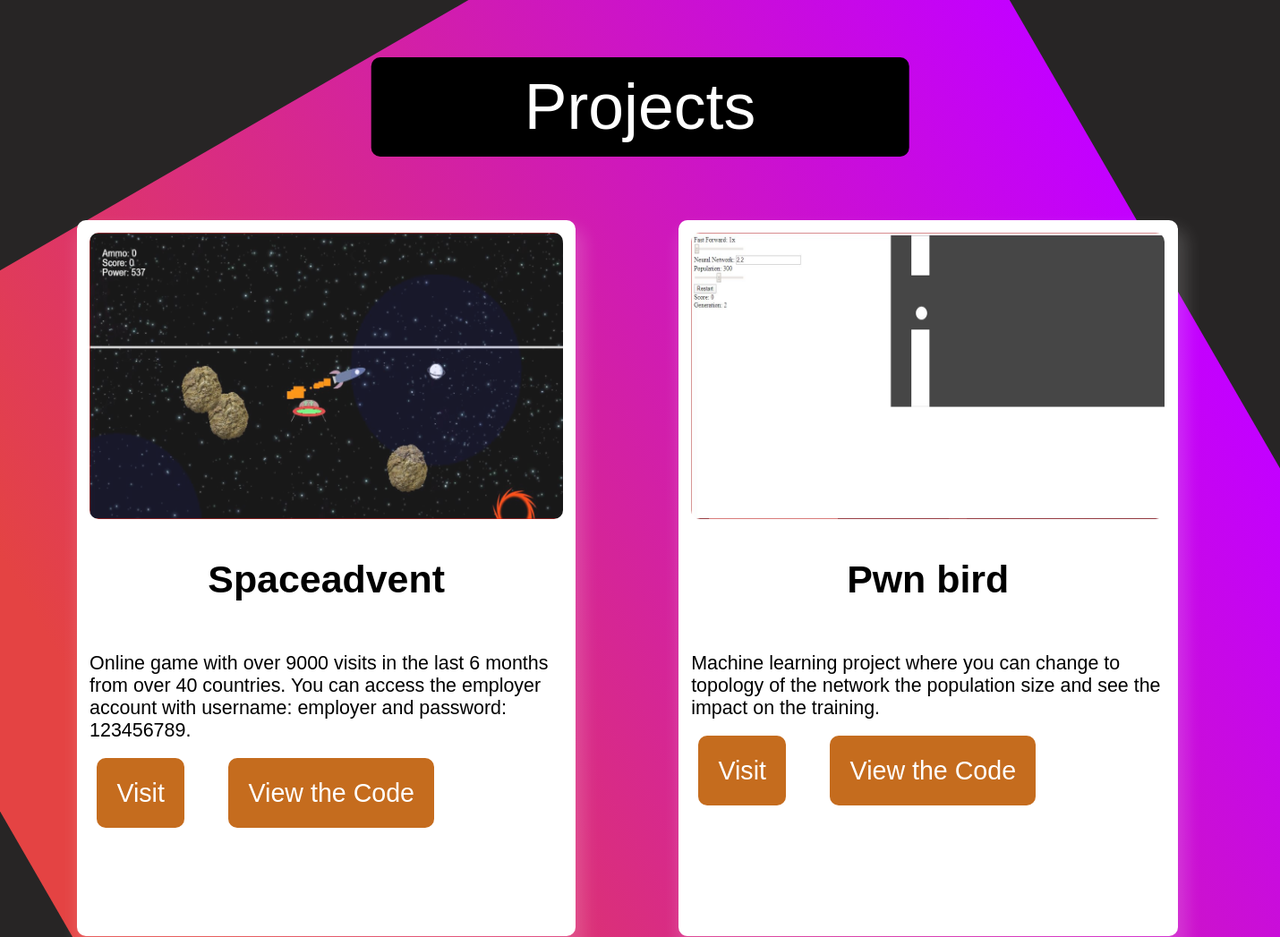
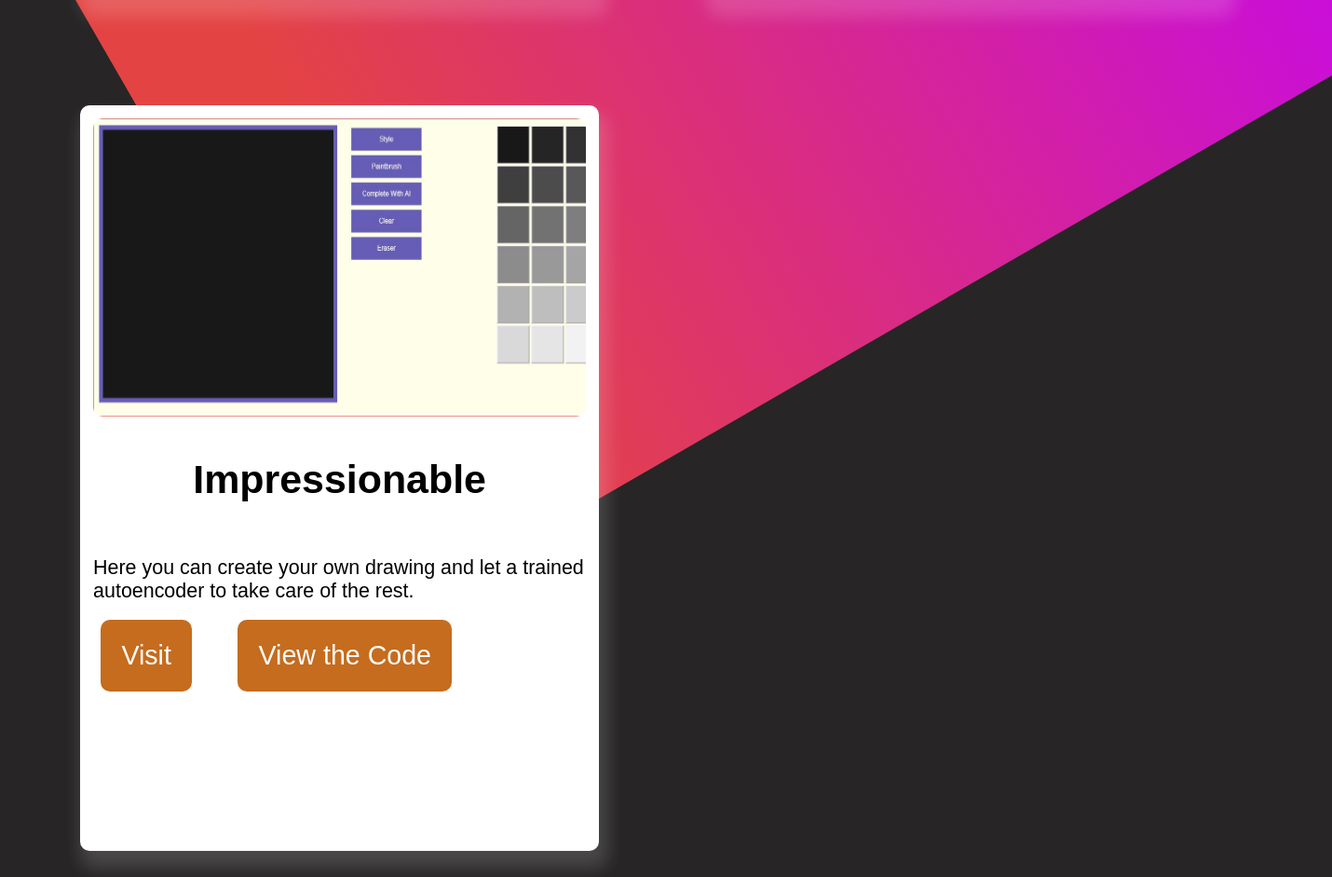
The page /proj on the database its author committed (2 pictures, top to bottom).
### projects/models.py (models this page shows)
class Project(models.Model):
    name = models.CharField(max_length=50)
    description = models.TextField(max_length=1000)
    link = models.CharField(max_length=100)
    code = models.CharField(max_length=200)
    image = models.FileField()

### projects/views.py (the view)
# urls.py: path(r'proj', include('projects.urls')),
def proj(request):
    return render(request, 'main/proj.html', {'projects': Project.objects.all()})

### main/templates/main/proj.html (shortened to what this page needs)
<!DOCTYPE html>
<html lang="en">
<head>
    {% load static %}
    <link rel="stylesheet" href="{% static 'css/proj.css' %}?v=2">
</head>
<body>
    <div class="wrapper">
    <div class="title">Projects</div>
    <div class="cards">
        {% for p in projects %}
            <div class="card">
                <div class="img" style="background-image: url('static/img/{{ p.image }}')"></div>
                <h1>{{ p.name }}</h1>
                <p>{{ p.description }}</p>
                <button><a href="{{ p.link }}"> Visit</a></button>
                <button><a href="{{ p.code }}">View the Code</a></button>
            </div>
        {% endfor %}
    </div>
    <div class="rect"></div>
    </div>
</body>
</html>

### main/static/css/proj.css (style rules this page uses)
html body { margin: 0%; padding: 0%; scroll-behavior: smooth; font-family: Arial, Helvetica, sans-serif; background-color: rgb(39, 37, 37); overflow-x: hidden; overflow-y: visible; }
.title { position: absolute; left: 50vw; transform: translate(-50%, 0%); width: 40vw; text-align: center; font-size: 5vw; color: white; background-color: rgb(0, 0, 0); margin-top: 8vh; border-radius: 10px; padding: 1vw }
a { text-decoration: none; color: white; }
.cards { padding: 2vw; position: absolute; top: 10vh; margin-top: 10vh; display: table; }
.card { background-color: white; float: left; width: 39vw; height: 100vh; box-shadow: 5px 14px 18px 5px rgba(255, 255, 255, 0.158); border-radius: 10px; color: black; margin: 4vw; }
.card .img { color: white; height: 40vh; background-size: 40vw 40vh; opacity: 0.9; border-radius: 10px; background-repeat: no-repeat; margin: 1vw; background-color: black; }
.card h1 { padding: 1vw; text-align: center; font-size: 3vw; }
.card p { font-size: 1.5vw; padding: 1vw; }
.card button { position: relative; border: none; color: white; padding: 4%; margin: 4%; font-size: 2vw; background-color: rgb(197, 108, 30); border-radius: 10px; bottom: 5vh; }
.rect { width: 100vw; height: 100vw; position: absolute; top: 0vh; left: 0vw; transform: rotate(60deg); background: linear-gradient(0deg, rgb(228, 67, 67) 10%, rgb(195, 0, 255) 100%); z-index: -1; }

### rows shown on the page
Project: image (picture), name "Spaceadvent", description "Online game with over 9000 visits in the last 6 months from over 40 countries. You can access the employer account with username: employer and password: 123456789."
Project: image (picture), name "Pwn bird", description "Machine learning project where you can change to topology of the network the population size and see the impact on the training."
Project: image (picture), name "Impressionable", description "Here you can create your own drawing and let a trained autoencoder to take care of the rest."
